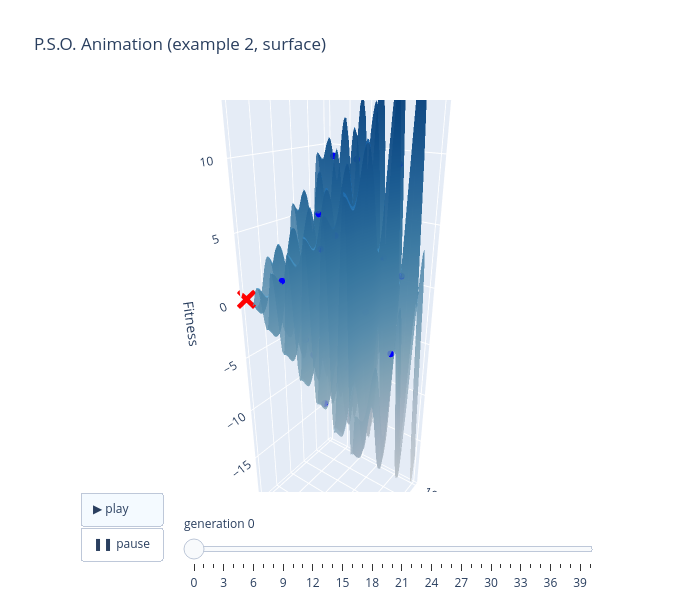

The notebook cell this image was saved under:
### Code cell
surface_animation(r2, f_ex02, [[0, 0], [10, 10]], 0.15, (9.0390, 8.6682), "P.S.O. Animation (example 2, surface)", -20).show()

### Figure 1 — Plotly figure (JSON) as saved in the notebook; plotly's stock layout.template omitted (floating-point values rounded to 4 significant figures; data arrays with more than 128 entries replaced by an {"elided": "..."} marker saying what was removed)
{"data": [{"colorscale": [[0.0, "rgb(247,251,255)"], [0.125, "rgb(222,235,247)"], [0.25, "rgb(198,219,239)"], [0.375, "rgb(158,202,225)"], [0.5, "rgb(107,174,214)"], [0.625, "rgb(66,146,198)"], [0.75, "rgb(33,113,181)"], [0.875, "rgb(8,81,156)"], [1.0, "rgb(8,48,107)"]], "opacity": 0.8, "showscale": false, "type": "surface", "x": [0.0, 0.15, 0.3, 0.45, 0.6, 0.75, 0.9, 1.05, 1.2, 1.35, 1.5, 1.65, 1.8, 1.95, 2.1, 2.25, 2.4, 2.55, 2.7, 2.85, 3.0, 3.15, 3.3, 3.45, 3.6, 3.75, 3.9, 4.05, 4.2, 4.35, 4.5, 4.65, 4.8, 4.95, 5.1, 5.25, 5.4, 5.55, 5.7, 5.85, 6.0, 6.15, 6.3, 6.45, 6.6, 6.75, 6.9, 7.05, 7.2, 7.35, 7.5, 7.65, 7.8, 7.95, 8.1, 8.25, 8.4, 8.55, 8.7, 8.85, 9.0, 9.15, 9.3, 9.45, 9.6, 9.75, 9.9, 10.05], "y": [0.0, 0.15, 0.3, 0.45, 0.6, 0.75, 0.9, 1.05, 1.2, 1.35, 1.5, 1.65, 1.8, 1.95, 2.1, 2.25, 2.4, 2.55, 2.7, 2.85, 3.0, 3.15, 3.3, 3.45, 3.6, 3.75, 3.9, 4.05, 4.2, 4.35, 4.5, 4.65, 4.8, 4.95, 5.1, 5.25, 5.4, 5.55, 5.7, 5.85, 6.0, 6.15, 6.3, 6.45, 6.6, 6.75, 6.9, 7.05, 7.2, 7.35, 7.5, 7.65, 7.8, 7.95, 8.1, 8.25, 8.4, 8.55, 8.7, 8.85, 9.0, 9.15, 9.3, 9.45, 9.6, 9.75, 9.9, 10.05], "z": {"elided": "68x68 float values"}}, {"marker": {"color": "blue", "size": 4}, "mode": "markers", "name": "particles", "type": "scatter3d", "x": [2.616, 2.985, 8.142, 0.9192, 6.001, 7.286, 1.879, 0.5515, 2.75, 6.574, 5.623, 1.501, 4.326, 6.693, 4.228, 6.332, 9.674, 6.831, 3.916, 1.873], "y": [3.46, 5.111, 8.912, 7.756, 3.181, 9.242, 4.709, 6.938, 1.072, 1.045, 2.019, 8.844, 6.798, 8.492, 6.444, 4.065, 5.166, 5.934, 8.621, 4.382], "z": [-0.004759, 5.77, 0.9386, -1.198, 5.145, 9.191, -1.807, -7.815, 1.759, -7.037, 4.428, 9.337, -2.085, 2.263, 1.7, -5.526, -3.657, -1.37, 9.309, -4.709]}, {"marker": {"color": "red", "size": 7, "symbol": "x"}, "mode": "markers", "name": "gBEST", "type": "scatter3d", "x": [0.0], "y": [0.0], "z": [-0.0]}], "layout": {"height": 600, "scene": {"camera": {"eye": {"x": 1.2, "y": -1.6, "z": 0.9}}, "xaxis": {"title": {"text": "X"}}, "yaxis": {"title": {"text": "Y"}}, "zaxis": {"range": [-20, null], "title": {"text": "Fitness"}}}, "showlegend": false, "sliders": [{"active": 0, "currentvalue": {"prefix": "generation "}, "len": 0.8, "steps": [{"args": [["0"], {"frame": {"duration": 0, "redraw": true}, "mode": "immediate"}], "label": "0", "method": "animate"}, {"args": [["1"], {"frame": {"duration": 0, "redraw": true}, "mode": "immediate"}], "label": "1", "method": "animate"}, {"args": [["2"], {"frame": {"duration": 0, "redraw": true}, "mode": "immediate"}], "label": "2", "method": "animate"}, {"args": [["3"], {"frame": {"duration": 0, "redraw": true}, "mode": "immediate"}], "label": "3", "method": "animate"}, {"args": [["4"], {"frame": {"duration": 0, "redraw": true}, "mode": "immediate"}], "label": "4", "method": "animate"}, {"args": [["5"], {"frame": {"duration": 0, "redraw": true}, "mode": "immediate"}], "label": "5", "method": "animate"}, {"args": [["6"], {"frame": {"duration": 0, "redraw": true}, "mode": "immediate"}], "label": "6", "method": "animate"}, {"args": [["7"], {"frame": {"duration": 0, "redraw": true}, "mode": "immediate"}], "label": "7", "method": "animate"}, {"args": [["8"], {"frame": {"duration": 0, "redraw": true}, "mode": "immediate"}], "label": "8", "method": "animate"}, {"args": [["9"], {"frame": {"duration": 0, "redraw": true}, "mode": "immediate"}], "label": "9", "method": "animate"}, {"args": [["10"], {"frame": {"duration": 0, "redraw": true}, "mode": "immediate"}], "label": "10", "method": "animate"}, {"args": [["11"], {"frame": {"duration": 0, "redraw": true}, "mode": "immediate"}], "label": "11", "method": "animate"}, {"args": [["12"], {"frame": {"duration": 0, "redraw": true}, "mode": "immediate"}], "label": "12", "method": "animate"}, {"args": [["13"], {"frame": {"duration": 0, "redraw": true}, "mode": "immediate"}], "label": "13", "method": "animate"}, {"args": [["14"], {"frame": {"duration": 0, "redraw": true}, "mode": "immediate"}], "label": "14", "method": "animate"}, {"args": [["15"], {"frame": {"duration": 0, "redraw": true}, "mode": "immediate"}], "label": "15", "method": "animate"}, {"args": [["16"], {"frame": {"duration": 0, "redraw": true}, "mode": "immediate"}], "label": "16", "method": "animate"}, {"args": [["17"], {"frame": {"duration": 0, "redraw": true}, "mode": "immediate"}], "label": "17", "method": "animate"}, {"args": [["18"], {"frame": {"duration": 0, "redraw": true}, "mode": "immediate"}], "label": "18", "method": "animate"}, {"args": [["19"], {"frame": {"duration": 0, "redraw": true}, "mode": "immediate"}], "label": "19", "method": "animate"}, {"args": [["20"], {"frame": {"duration": 0, "redraw": true}, "mode": "immediate"}], "label": "20", "method": "animate"}, {"args": [["21"], {"frame": {"duration": 0, "redraw": true}, "mode": "immediate"}], "label": "21", "method": "animate"}, {"args": [["22"], {"frame": {"duration": 0, "redraw": true}, "mode": "immediate"}], "label": "22", "method": "animate"}, {"args": [["23"], {"frame": {"duration": 0, "redraw": true}, "mode": "immediate"}], "label": "23", "method": "animate"}, {"args": [["24"], {"frame": {"duration": 0, "redraw": true}, "mode": "immediate"}], "label": "24", "method": "animate"}, {"args": [["25"], {"frame": {"duration": 0, "redraw": true}, "mode": "immediate"}], "label": "25", "method": "animate"}, {"args": [["26"], {"frame": {"duration": 0, "redraw": true}, "mode": "immediate"}], "label": "26", "method": "animate"}, {"args": [["27"], {"frame": {"duration": 0, "redraw": true}, "mode": "immediate"}], "label": "27", "method": "animate"}, {"args": [["28"], {"frame": {"duration": 0, "redraw": true}, "mode": "immediate"}], "label": "28", "method": "animate"}, {"args": [["29"], {"frame": {"duration": 0, "redraw": true}, "mode": "immediate"}], "label": "29", "method": "animate"}, {"args": [["30"], {"frame": {"duration": 0, "redraw": true}, "mode": "immediate"}], "label": "30", "method": "animate"}, {"args": [["31"], {"frame": {"duration": 0, "redraw": true}, "mode": "immediate"}], "label": "31", "method": "animate"}, {"args": [["32"], {"frame": {"duration": 0, "redraw": true}, "mode": "immediate"}], "label": "32", "method": "animate"}, {"args": [["33"], {"frame": {"duration": 0, "redraw": true}, "mode": "immediate"}], "label": "33", "method": "animate"}, {"args": [["34"], {"frame": {"duration": 0, "redraw": true}, "mode": "immediate"}], "label": "34", "method": "animate"}, {"args": [["35"], {"frame": {"duration": 0, "redraw": true}, "mode": "immediate"}], "label": "35", "method": "animate"}, {"args": [["36"], {"frame": {"duration": 0, "redraw": true}, "mode": "immediate"}], "label": "36", "method": "animate"}, {"args": [["37"], {"frame": {"duration": 0, "redraw": true}, "mode": "immediate"}], "label": "37", "method": "animate"}, {"args": [["38"], {"frame": {"duration": 0, "redraw": true}, "mode": "immediate"}], "label": "38", "method": "animate"}, {"args": [["39"], {"frame": {"duration": 0, "redraw": true}, "mode": "immediate"}], "label": "39", "method": "animate"}, {"args": [["40"], {"frame": {"duration": 0, "redraw": true}, "mode": "immediate"}], "label": "40", "method": "animate"}], "x": 0.2, "y": 0}], "title": {"text": "P.S.O. Animation (example 2, surface)"}, "updatemenus": [{"buttons": [{"args": [null, {"frame": {"duration": 300, "redraw": true}, "fromcurrent": true}], "label": "▶ play", "method": "animate"}, {"args": [[null], {"frame": {"duration": 0}, "mode": "immediate"}], "label": "❚❚ pause", "method": "animate"}], "type": "buttons", "x": 0, "xanchor": "left", "y": 0}], "width": 680}}
